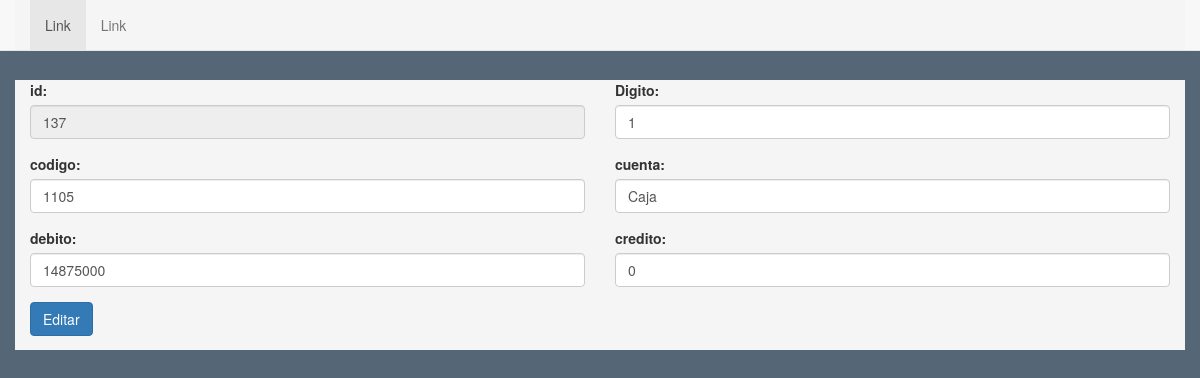
The app's page /editregistros.php?id=137 with its own data.
### tables this page shows
CREATE TABLE `registros` (
  `id` int(11) NOT NULL AUTO_INCREMENT,
  `Digito` int(100) NOT NULL,
  `codigo` int(11) NOT NULL,
  `cuenta` varchar(45) NOT NULL,
  `debito` int(11) DEFAULT NULL,
  `credito` int(11) DEFAULT NULL,
  PRIMARY KEY (`id`)
);

### registros.php (called while the page is built, shortened)
<?php
include 'Db.php';
Class registros{Private $id;Private $Digito;Private $codigo;Private $cuenta;Private $debito;Private $credito;public function getid(){
	return $this->id;}public function getDigito(){
	return $this->Digito;}public function getcodigo(){
	return $this->codigo;}public function getcuenta(){
	return $this->cuenta;}public function getdebito(){
	return $this->debito;}public function getcredito(){
	return $this->credito;}public function putid($id){
	$this->id=$id;}public function putDigito($Digito){
	$this->Digito=$Digito;}public function putcodigo($codigo){
	$this->codigo=$codigo;}public function putcuenta($cuenta){
	$this->cuenta=$cuenta;}public function putdebito($debito){
	$this->debito=$debito;}public function putcredito($credito){
	$this->credito=$credito;}public function gettodo(){
	}public function gettodowhereidid($id){
	$con= new Db;
	$con->conectar();
	$r=$con->consulta('Select * from registros where id="'.$id.'"');
	return $r;
	}public function gettodowhereDigitoid($id){
	$con= new Db;
	$con->conectar();
	$r=$con->consulta('Select * from registros where Digito="'.$id.'"');
	return $r;
	}public function gettodowherecodigoid($id){
	$con= new Db;
	$con->conectar();
	$r=$con->consulta('Select * from registros where codigo="'.$id.'"');
	return $r;
	}public function gettodowherecuentaid($id){
	$con= new Db;
	$con->conectar();
	$r=$con->consulta('Select * from registros where cuenta="'.$id.'"');
	return $r;
	}public function gettodowheredebitoid($id){
	$con= new Db;
	$con->conectar();
	$r=$con->consulta('Select * from registros where debito="'.$id.'"');
	return $r;
	}public function gettodowherecreditoid($id){
	$con= new Db;
	$con->conectar();
	$r=$con->consulta('Select * from registros where credito="'.$id.'"');
	return $r;
	}public function insert($v0,$v1,$v2,$v3,$v4,$v5){
	$con= new Db;
	$con->conectar();
	$r=$con->consulta('INSERT INTO registros (id,Digito,codigo,cuenta,debito,credito) VALUES (NULL,"'.$v1.'","'.$v2.'","'.$v3.'","'.$v4.'","'.$v5.'")');
	return $r;
	}public function update($id,$v0,$v1,$v2,$v3,$v4,$v5)
	{
	$con= new Db;
	$con->conectar();
	$r=$con->consulta('UPDATE registros SET id="'.$v0.'", Digito="'.$v1.'", codigo="'.$v2.'", cuenta="'.$v3.'", debito="'.$v4.'", credito="'.$v5.'" WHERE id = '.$v0);}
	public function delete($idnombre,$id){
	$con= new Db;
	$con->conectar();
	$r=$con->consulta("DELETE FROM registros WHERE ".$idnombre." = ".$id."");
	}} ?>

### Db.php (called while the page is built, shortened)
<?php
class Db{
	private $con;
	public function conectar(){
$this->con=mysqli_connect("localhost","root","Arpanet61009","sistemacontable",3306);
  }
  public function consulta($c)
  {
	  $resultado = mysqli_query($this->con,$c);
	  return $resultado;
  }
}
?>

### editregistros.php (the view, shortened to what this page needs)
<?php
include 'registros.php';
if(isset($_POST["Digito"]))
{
	$o= new registros();
	$o->update($_POST["id"],$_POST["id"],$_POST["Digito"],$_POST["codigo"],$_POST["cuenta"],$_POST["debito"],$_POST["credito"]);
	echo "ok";
}else if(isset($_GET["id"]))
{
	$o= new registros();
	$r=$o->gettodowhereidid($_GET["id"]);
	while ($row = mysqli_fetch_assoc($r)) {$todo["id"]=$row["id"];$todo["Digito"]=$row["Digito"];$todo["codigo"]=$row["codigo"];$todo["cuenta"]=$row["cuenta"];$todo["debito"]=$row["debito"];$todo["credito"]=$row["credito"];
	}
?>
<html>
<link href="bootstrap.min.css" rel="stylesheet">
<link href="docs.min.css" rel="stylesheet">
<nav class="navbar navbar-default navbar-fixed-top">
  <div class="container">
  <ul class="nav navbar-nav">
        <li class="active"><a href="#">Link <span class="sr-only">(current)</span></a></li>
        <li><a href="#">Link</a></li>
		</ul>
    </div>
</nav>
<br>
<br>
<br>
<br>
<div class="container" id="content" tabindex="-1">
<form id="formregistros">
<div class="row">
  <div class="col-md-6"><div class="form-group">
  <label for="usr">id:</label>
  <input name="id" type="text" class="form-control" id="id" value="<?php echo $todo["id"]; ?>">
</div><div class="form-group">
  <label for="usr">codigo:</label>
  <input name="codigo" type="text" class="form-control" id="codigo" value="<?php echo $todo["codigo"]; ?>">
</div><div class="form-group">
  <label for="usr">debito:</label>
  <input name="debito" type="text" class="form-control" id="debito" value="<?php echo $todo["debito"]; ?>">
</div><button id="ingresar" type="button" class="btn btn-primary">Editar</button>
</div>
<div class="col-md-6"><div class="form-group">
  <label for="usr">Digito:</label>
  <input name="Digito" type="text" class="form-control" id="Digito" value="<?php echo $todo["Digito"]; ?>">
</div><div class="form-group">
  <label for="usr">cuenta:</label>
  <input name="cuenta" type="text" class="form-control" id="cuenta" value="<?php echo $todo["cuenta"]; ?>">
</div><div class="form-group">
  <label for="usr">credito:</label>
  <input name="credito" type="text" class="form-control" id="credito" value="<?php echo $todo["credito"]; ?>">
</div>
  </div>
</div>
</form>
</div>
</html>
<?php
}
?>

### records on screen
registros: id "137", codigo "1105", debito "14875000", Digito "1", cuenta "Caja", credito "0"
